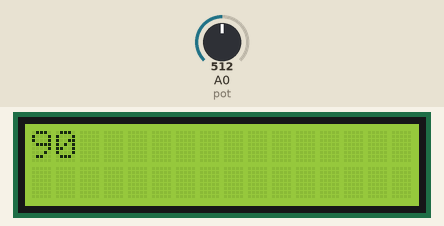
This sketch was run on a simulated Arduino Uno, built with avr-gcc and run on an emulated ATmega328P. On the bench: 16×2 character LCD. Inputs (shaded band) come from the test bench; at power-on: A0 (pot) = 512. What the sketch prints to the serial monitor is not drawn.

Above: at 1.2 s.
1.3 s: A0 (pot) set to 716
At 1.51 s:
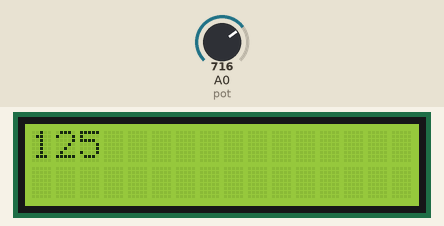
2.8 s: A0 (pot) set to 900
At 3.17 s:
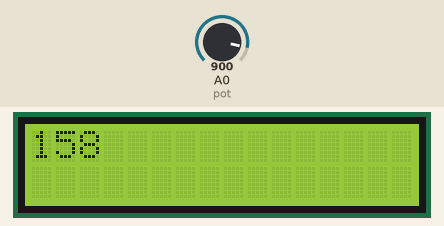
4.4 s: A0 (pot) set to 1023
At 4.62 s:
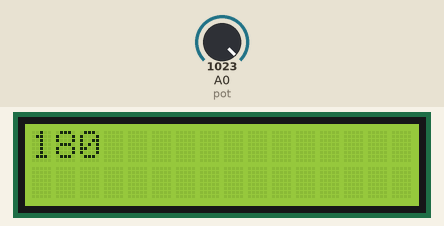
Timing chart, 0 to 7.4 s (numbered marks = the images above; inputs shaded):
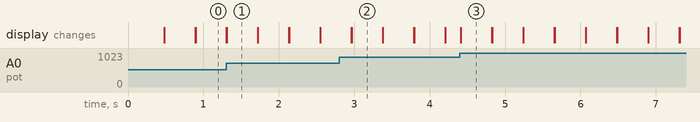

Measured:
- after the input at 1.3 s, the display: first differs from a run without the input at once (image 1)
- after the input at 2.8 s, the display: first differs from a run without the input after 0.17 s (image 2)
- after the input at 4.4 s, the display: changes at once (image 3)
- what the display in image 1 shows lasts 0.4 s, from 1.3 s to 1.7 s

The sketch:

lcd_servo_pot.ino
```cpp
#include <Wire.h>
#include <LiquidCrystal_I2C.h>
LiquidCrystal_I2C lcd(0x27,16,2);

#define pot A0
int okunan= 0;
void setup() {
 lcd.init();
  lcd.backlight();
  lcd.clear();
  lcd.setCursor(0, 1);
  Serial.begin(9600);
 pinMode(pot, INPUT);
}

void loop() {
  okunan=analogRead(pot);
  int motor_acisi= map(okunan,0,1023, 0,180);
  Serial.println( motor_acisi  );
   lcd.setCursor(0,0);
    lcd.print(motor_acisi);
    delay(200);
    lcd.clear();
}
```
